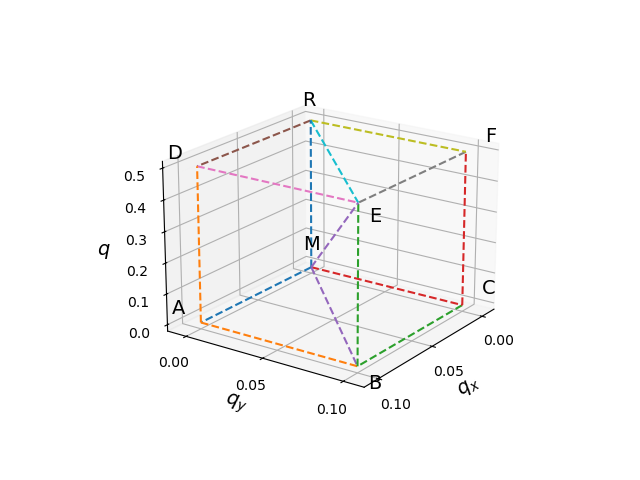

The script that saved this image:
import numpy as np 
import scipy 
import matplotlib.pyplot as plt 

ax = plt.figure().add_subplot(projection='3d')

# Line MA
x1,y1,z1 = np.linspace(0,0.1,100),np.linspace(0,0,100),np.linspace(0,0,100)
plt.plot(x1,y1,z1,linestyle='dashed')

# Line AB
x2,y2,z2 = np.linspace(0.1,0.1,100),np.linspace(0.0,0.1,100),np.linspace(0,0,100) 
plt.plot(x2,y2,z2,linestyle='dashed')

# Line BC
x3,y3,z3 = np.linspace(0,0.1,100),np.linspace(0.1,0.1,100),np.linspace(0,0,100)
plt.plot(x3,y3,z3,linestyle='dashed') 

# Line CM
x4,y4,z4 = np.linspace(0,0,100),np.linspace(0,0.1,100),np.linspace(0,0,100)
plt.plot(x4,y4,z4,linestyle='dashed')

# Line MB
x5,y5,z5 = np.linspace(0,0.1,100),np.linspace(0,0.1,100),np.linspace(0,0,100)
plt.plot(x5,y5,z5,linestyle='dashed')

# Line RD
x6,y6,z6 = np.linspace(0,0.1,100),np.linspace(0,0,100),np.linspace(0.5,0.5,100)
plt.plot(x6,y6,z6,linestyle='dashed')

# Line DE
x7,y7,z7 = np.linspace(0.1,0.1,100),np.linspace(0.0,0.1,100),np.linspace(0.5,0.5,100) 
plt.plot(x7,y7,z7,linestyle='dashed')

# Line EF
x8,y8,z8 = np.linspace(0,0.1,100),np.linspace(0.1,0.1,100),np.linspace(0.5,0.5,100)
plt.plot(x8,y8,z8,linestyle='dashed') 

# Line FR
x9,y9,z9 = np.linspace(0,0,100),np.linspace(0,0.1,100),np.linspace(0.5,0.5,100)
plt.plot(x9,y9,z9,linestyle='dashed')

# Line RE
x10,y10,z10 = np.linspace(0,0.1,100),np.linspace(0,0.1,100),np.linspace(0.5,0.5,100)
plt.plot(x10,y10,z10,linestyle='dashed')

# Line MR
x11,y11,z11 = np.linspace(0,0,100),np.linspace(0,0,100),np.linspace(0,0.5,100)
plt.plot(x11,y11,z11,linestyle='dashed')

# Line AD
x12,y12,z12 = np.linspace(0.1,0.1,100),np.linspace(0,0,100),np.linspace(0,0.5,100)
plt.plot(x12,y12,z12,linestyle='dashed')

# Line BE
x13,y13,z13 = np.linspace(0.1,0.1,100),np.linspace(0.1,0.1,100),np.linspace(0,0.5,100)
plt.plot(x13,y13,z13,linestyle='dashed')

# Line CF
x14,y14,z14 = np.linspace(0,0,100),np.linspace(0.1,0.1,100),np.linspace(0,0.5,100)
plt.plot(x14,y14,z14,linestyle='dashed')

# Line ME
x15,y15,z15 = np.linspace(0,0.1,100),np.linspace(0,0.1,100),np.linspace(0,0.5,100)
plt.plot(x15,y15,z15,linestyle='dashed')

### Label the point
ax.text(-0.02,-0.02,0,"M",fontsize=14)
ax.text(0.1,-0.02,0.0,"A",fontsize=14)
ax.text(0.12,0.12,0.0,"B",fontsize=14)
ax.text(-0.02,0.1,0.0,"C",fontsize=14)
ax.text(-0.02,-0.02,0.5,"R",fontsize=14)
ax.text(0.1,-0.02,0.5,"D",fontsize=14)
ax.text(0.12,0.12,0.5,"E",fontsize=14)
ax.text(-0.02,0.1,0.5,"F",fontsize=14)

ax.set_xlim(-0.01,0.11)
ax.set_ylim(-0.01,0.11)
ax.set_zlim(-0.01,0.51)
ax.set_xticks([0,0.05,0.1])
ax.set_yticks([0,0.05,0.1])
ax.set_zticks([0,0.1,0.2,0.3,0.4,0.5])
ax.set_xlabel(r'$q_x$',fontsize=14)
ax.set_ylabel(r'$q_y$',fontsize=14)
ax.set_zlabel('$q$',fontsize=14)

ax.view_init(elev=20., azim=35, roll=0)
plt.savefig('BZ_2p1D.png')
plt.show()